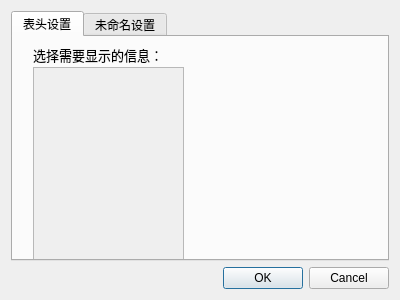
<?xml version="1.0" encoding="UTF-8"?>
<ui version="4.0">
 <class>Setting_Dialog</class>
 <widget class="QDialog" name="Setting_Dialog">
  <property name="geometry">
   <rect>
    <x>0</x>
    <y>0</y>
    <width>400</width>
    <height>300</height>
   </rect>
  </property>
  <property name="windowTitle">
   <string>Dialog</string>
  </property>
  <layout class="QVBoxLayout" name="verticalLayout">
   <item>
    <widget class="QTabWidget" name="tabWidget">
     <property name="currentIndex">
      <number>0</number>
     </property>
     <widget class="QWidget" name="tabColumns">
      <attribute name="title">
       <string>表头设置</string>
      </attribute>
      <widget class="QScrollArea" name="scrollArea">
       <property name="geometry">
        <rect>
         <x>20</x>
         <y>30</y>
         <width>151</width>
         <height>201</height>
        </rect>
       </property>
       <property name="widgetResizable">
        <bool>true</bool>
       </property>
       <widget class="QWidget" name="columnsContainer">
        <property name="geometry">
         <rect>
          <x>0</x>
          <y>0</y>
          <width>149</width>
          <height>199</height>
         </rect>
        </property>
       </widget>
      </widget>
      <widget class="QLabel" name="label">
       <property name="geometry">
        <rect>
         <x>20</x>
         <y>10</y>
         <width>131</width>
         <height>16</height>
        </rect>
       </property>
       <property name="font">
        <font>
         <family>微软雅黑</family>
         <pointsize>10</pointsize>
         <underline>true</underline>
        </font>
       </property>
       <property name="text">
        <string>选择需要显示的信息：</string>
       </property>
       <property name="textFormat">
        <enum>Qt::TextFormat::AutoText</enum>
       </property>
      </widget>
     </widget>
     <widget class="QWidget" name="tab_2">
      <attribute name="title">
       <string>未命名设置</string>
      </attribute>
     </widget>
    </widget>
   </item>
   <item>
    <widget class="QDialogButtonBox" name="buttonBox">
     <property name="orientation">
      <enum>Qt::Orientation::Horizontal</enum>
     </property>
     <property name="standardButtons">
      <set>QDialogButtonBox::StandardButton::Cancel|QDialogButtonBox::StandardButton::Ok</set>
     </property>
    </widget>
   </item>
  </layout>
 </widget>
 <resources/>
 <connections>
  <connection>
   <sender>buttonBox</sender>
   <signal>accepted()</signal>
   <receiver>Setting_Dialog</receiver>
   <slot>accept()</slot>
   <hints>
    <hint type="sourcelabel">
     <x>248</x>
     <y>254</y>
    </hint>
    <hint type="destinationlabel">
     <x>157</x>
     <y>274</y>
    </hint>
   </hints>
  </connection>
  <connection>
   <sender>buttonBox</sender>
   <signal>rejected()</signal>
   <receiver>Setting_Dialog</receiver>
   <slot>reject()</slot>
   <hints>
    <hint type="sourcelabel">
     <x>316</x>
     <y>260</y>
    </hint>
    <hint type="destinationlabel">
     <x>286</x>
     <y>274</y>
    </hint>
   </hints>
  </connection>
 </connections>
</ui>
